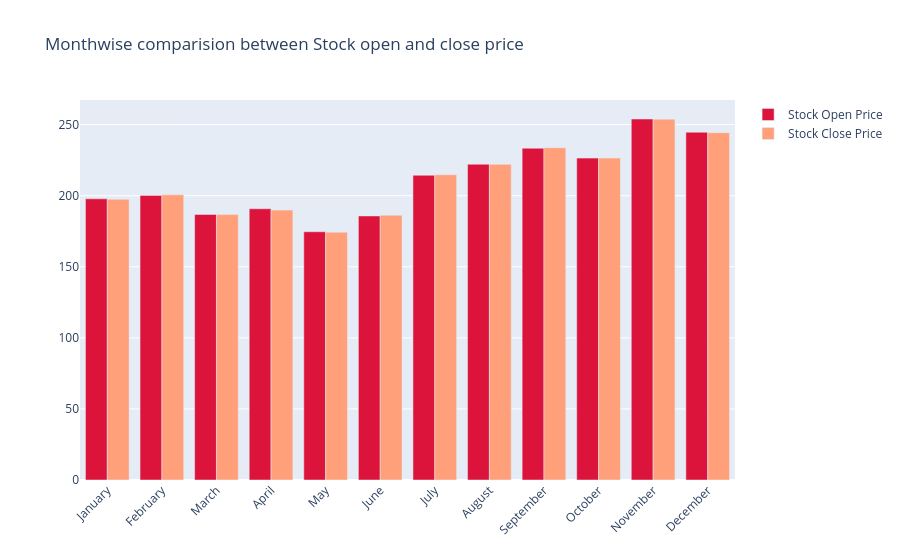

Notebook code cell kept with this figure:
### Code cell
fig = go.Figure()

fig.add_trace(go.Bar(
    x=monthvise.index,
    y=monthvise['open'],
    name='Stock Open Price',
    marker_color='crimson'
))
fig.add_trace(go.Bar(
    x=monthvise.index,
    y=monthvise['close'],
    name='Stock Close Price',
    marker_color='lightsalmon'
))

fig.update_layout(barmode='group', xaxis_tickangle=-45, 
                  title='Monthwise comparision between Stock open and close price')
fig.show()

### Figure 1 — Plotly figure (JSON) as saved in the notebook; plotly's stock layout.template omitted (floating-point values rounded to 4 significant figures)
{"data": [{"marker": {"color": "crimson"}, "name": "Stock Open Price", "type": "bar", "x": ["January", "February", "March", "April", "May", "June", "July", "August", "September", "October", "November", "December"], "y": [197.8, 200.2, 186.8, 190.8, 174.6, 185.7, 214.4, 222.1, 233.4, 226.4, 254.0, 244.6]}, {"marker": {"color": "lightsalmon"}, "name": "Stock Close Price", "type": "bar", "x": ["January", "February", "March", "April", "May", "June", "July", "August", "September", "October", "November", "December"], "y": [197.5, 200.6, 186.7, 189.9, 174.3, 186.2, 214.7, 222.0, 233.8, 226.5, 253.9, 244.4]}], "layout": {"barmode": "group", "title": {"text": "Monthwise comparision between Stock open and close price"}, "xaxis": {"tickangle": -45}}}
